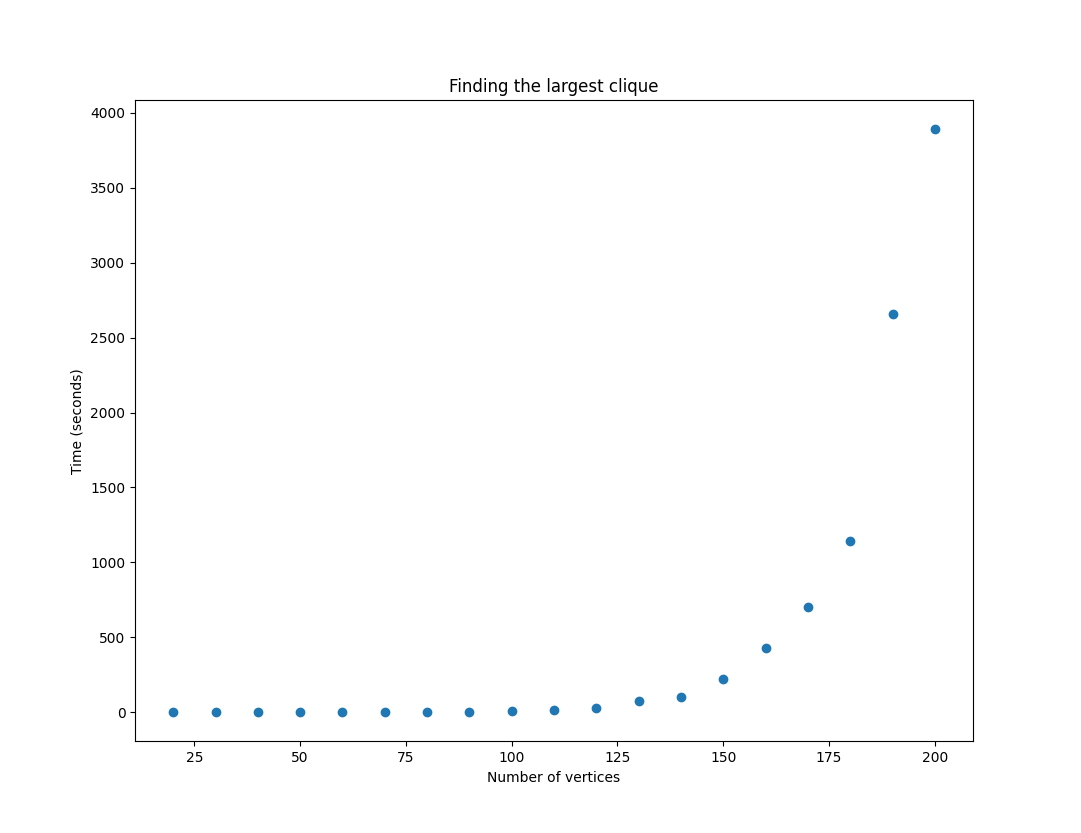

Write the Python code that produced this figure.
import networkx as nx
import matplotlib.pyplot as plt
import time

times = []

for t in range(20, 210, 10):
    print(t)
    tin = time.perf_counter()
    G = nx.to_undirected(nx.generators.community.gaussian_random_partition_graph(t, 20, 10, 0.5, 0.5, directed=False))
    print(nx.algorithms.clique.graph_clique_number(G))
    tout = time.perf_counter()
    print(tout - tin)
    times += [(t, tout - tin)]

plt.scatter(*zip(*times))
plt.xlabel('Number of vertices')
plt.ylabel('Time (seconds)')
plt.title('Finding the largest clique')
plt.show()
